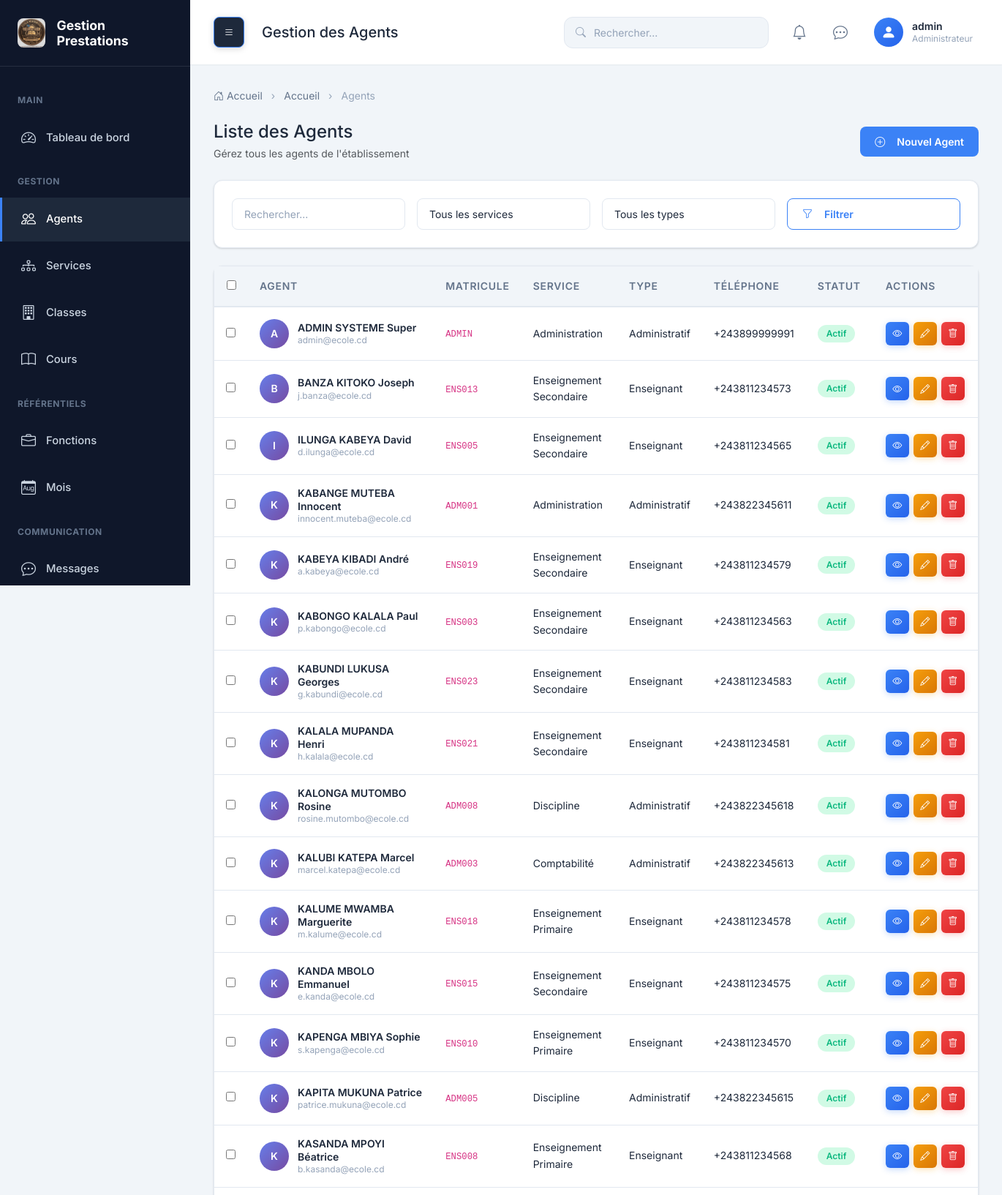
The app's page /agents/ (signed in, upper part) with its own data.
### prestation/models.py (models this page shows, shortened)
class Utilisateur(models.Model):
    ROLE_CHOICES = (
        ('ADMIN', 'Administrateur'),
        ('SECRETAIRE', 'Secrétaire'),
        ('ENSEIGNANT', 'Enseignant'),
        ('PREFET', 'Préfet de discipline'),
        ('SURVEILLANT', 'Surveillant'),
    )
    user = models.OneToOneField(
        User,
        on_delete=models.CASCADE,
        related_name='utilisateur'
    )
    agent = models.OneToOneField(
        Agent,
        on_delete=models.CASCADE,
        related_name='utilisateur'
    )
    role = models.CharField(
        max_length=20,
        choices=ROLE_CHOICES
    )
    created_at = models.DateTimeField(auto_now_add=True)
    updated_at = models.DateTimeField(auto_now=True)
    must_change_password = models.BooleanField(
        default=True,
        help_text='Indique si l\'utilisateur doit changer son mot de passe à la prochaine connexion'
    )
    class Meta:
        ordering = ['user__username']
        verbose_name = 'Utilisateur'
        verbose_name_plural = 'Utilisateurs'
        indexes = [
            models.Index(fields=['role']),
        ]

class Agent(models.Model):
    SEXE_CHOICES = (
        ('M', 'Masculin'),
        ('F', 'Féminin'),
    )
    TYPE_AGENT = (
        ('ENSEIGNANT', 'Enseignant'),
        ('ADMINISTRATIF', 'Administratif'),
        ('DISCIPLINE', 'Préfet de discipline'),
    )
    matricule_validator = RegexValidator(
        regex=r'^[A-Z0-9]{3,20}$',
        message='Le matricule doit contenir 3 à 20 caractères alphanumériques en majuscules.'
    )
    phone_validator = RegexValidator(
        regex=r'^\+?1?\d{9,15}$',
        message='Numéro de téléphone invalide. Format attendu: +243XXXXXXXXX'
    )
    matricule = models.CharField(
        max_length=20,
        unique=True,
        validators=[matricule_validator]
    )
    nom = models.CharField(max_length=100)
    postnom = models.CharField(max_length=100)
    prenom = models.CharField(max_length=100)
    sexe = models.CharField(max_length=10, choices=SEXE_CHOICES)
    telephone = models.CharField(
        max_length=20,
        validators=[phone_validator]
    )
    email = models.EmailField()
    adresse = models.CharField(max_length=255)
    photo = models.ImageField(upload_to='agents/', blank=True, null=True)
    type_agent = models.CharField(
        max_length=20,
        choices=TYPE_AGENT
    )
    etat = models.BooleanField(default=True)
    service = models.ForeignKey(
        Service,
        on_delete=models.PROTECT,
        related_name="agents"
    )
    date_naissance = models.DateField(null=True, blank=True)
    lieu_naissance = models.CharField(max_length=100, blank=True)
    nationalite = models.CharField(max_length=50, default='Congolaise')
    province_origine = models.CharField(max_length=100, blank=True)
    territoire_origine = models.CharField(max_length=100, blank=True)
    secteur = models.CharField(max_length=100, blank=True)
    groupement = models.CharField(max_length=100, blank=True)
    village_origine = models.CharField(max_length=100, blank=True)
    created_at = models.DateTimeField(auto_now_add=True)
    updated_at = models.DateTimeField(auto_now=True)
    class Meta:
        ordering = ['nom', 'postnom', 'prenom']
        verbose_name = 'Agent'
        verbose_name_plural = 'Agents'
        indexes = [
            models.Index(fields=['matricule']),
            models.Index(fields=['type_agent']),
            models.Index(fields=['service']),
        ]
        constraints = [
            models.UniqueConstraint(
                fields=['email'],
                name='unique_agent_email'
            ),
        ]
    def nom_complet(self):
        return f"{self.nom} {self.postnom} {self.prenom}"

class Service(models.Model):
    nom = models.CharField(max_length=100, unique=True)
    description = models.TextField(blank=True)
    created_at = models.DateTimeField(auto_now_add=True)
    updated_at = models.DateTimeField(auto_now=True)
    class Meta:
        ordering = ['nom']
        verbose_name = 'Service'
        verbose_name_plural = 'Services'
        indexes = [
            models.Index(fields=['nom']),
        ]

### prestation/views.py (the view)
# urls.py: path('agents/', views.agents_list, name='agents'),
@login_required
def agents_list(request):
    return render(request, 'agents/index.html', {'agents': Agent.objects.select_related('service').all()})

### prestation/templates/agents/index.html (shortened to what this page needs)
{% extends 'base.html' %}
{% load static %}
{% block page_title %}Gestion des Agents{% endblock %}
{% block breadcrumb %}
<li class="breadcrumb-item"><a href="{% url 'dashboard' %}">Accueil</a></li>
<li class="breadcrumb-item active" aria-current="page">Agents</li>
{% endblock %}
{% block content %}
<div class="d-flex justify-content-between align-items-center mb-4">
    <div>
        <h4 class="mb-1">Liste des Agents</h4>
        <p class="text-muted mb-0">Gérez tous les agents de l'établissement</p>
    </div>
    <a href="{% url 'agent_create' %}" class="btn btn-primary">
        <i class="bi bi-plus-circle me-2"></i>Nouvel Agent
    </a>
</div>
<div class="card mb-4">
    <div class="card-body">
        <div class="row g-3">
            <div class="col-md-3">
                <input type="text" class="form-control" placeholder="Rechercher...">
            </div>
            <div class="col-md-3">
                <select class="form-select">
                    <option value="">Tous les services</option>
                </select>
            </div>
            <div class="col-md-3">
                <select class="form-select">
                    <option value="">Tous les types</option>
                </select>
            </div>
            <div class="col-md-3">
                <button class="btn btn-outline w-100">
                    <i class="bi bi-funnel me-2"></i>Filtrer
                </button>
            </div>
        </div>
    </div>
</div>
<div class="card">
    <div class="card-body p-0">
        <div class="table-responsive">
            <table class="table table-hover mb-0 datatable">
                <thead>
                    <tr>
                        <th style="width: 5%; text-align: center;"><input type="checkbox" class="select-all" data-target="agent"></th>
                        <th style="width: 25%;">Agent</th>
                        <th style="width: 10%;">Matricule</th>
                        <th style="width: 15%;">Service</th>
                        <th style="width: 10%;">Type</th>
                        <th style="width: 10%;">Téléphone</th>
                        <th style="width: 10%;">Statut</th>
                        <th style="width: 15%;">Actions</th>
                    </tr>
                </thead>
                <tbody>
                    {% for agent in agents %}
                    <tr>
                        <td><input type="checkbox" class="checkbox-agent"></td>
                        <td>
                            <div class="user-info">
                                {% if agent.photo %}
                                <img src="{{ agent.photo.url }}" alt="{{ agent.nom }}" class="avatar">
                                {% else %}
                                <div class="avatar-placeholder">{{ agent.nom|first|upper }}</div>
                                {% endif %}
                                <div>
                                    <div class="name">{{ agent.nom_complet }}</div>
                                    <div class="email">{{ agent.email }}</div>
                                </div>
                            </div>
                        </td>
                        <td><code>{{ agent.matricule }}</code></td>
                        <td>{{ agent.service.nom }}</td>
                        <td>{{ agent.get_type_agent_display }}</td>
                        <td>{{ agent.telephone }}</td>
                        <td>
                            {% if agent.etat %}
                            <span class="badge badge-success">Actif</span>
                            {% else %}
                            <span class="badge badge-danger">Inactif</span>
                            {% endif %}
                        </td>
                        <td>
                            <div class="action-buttons">
                                <a href="{% url 'agent_show' agent.id %}" class="action-btn action-btn-view" title="Consulter">
                                    <i class="bi bi-eye"></i>
                                </a>
                                <a href="{% url 'agent_edit' agent.id %}" class="action-btn action-btn-edit" title="Modifier">
                                    <i class="bi bi-pencil"></i>
                                </a>
                                <button class="action-btn action-btn-delete btn-delete" data-url="{% url 'agent_delete' agent.id %}" data-name="{{ agent.nom_complet|escapejs }}" title="Supprimer">
                                    <i class="bi bi-trash"></i>
                                </button>
                            </div>
                        </td>
                    </tr>
                    {% endfor %}
                </tbody>
            </table>
        </div>
    </div>
</div>
{% endblock %}

### prestation/templates/base.html (shortened to what this page needs)
{% load static %}
<!DOCTYPE html>
<html lang="fr">
<head>
    <link href="https://cdnjs.cloudflare.com/ajax/libs/bootstrap/5.3.2/css/bootstrap.min.css" rel="stylesheet">
    <link href="https://cdnjs.cloudflare.com/ajax/libs/bootstrap-icons/1.11.1/font/bootstrap-icons.min.css" rel="stylesheet">
    <link href="{% static 'css/style.css' %}" rel="stylesheet">
</head>
<body>
    {% if user.is_authenticated %}
    <div class="wrapper">
        <aside class="sidebar" id="sidebar">
            <div class="sidebar-brand">
                <img src="{% static 'images/logo.png' %}" alt="Logo" onerror="this.style.display='none'">
                <h4>Gestion Prestations</h4>
            </div>
            <ul class="sidebar-menu">
                <li class="menu-header">Main</li>
                <li>
                    <a href="{% url 'dashboard' %}" class="{% if request.path == '/' or request.path == '/dashboard/' %}active{% endif %}">
                        <i class="bi bi-speedometer2"></i>
                        <span>Tableau de bord</span>
                    </a>
                </li>
                <li class="menu-header">Gestion</li>
                <li>
                    <a href="{% url 'agents' %}" class="{% if 'agents' in request.path %}active{% endif %}">
                        <i class="bi bi-people"></i>
                        <span>Agents</span>
                    </a>
                </li>
                <li>
                    <a href="{% url 'services' %}" class="{% if 'services' in request.path %}active{% endif %}">
                        <i class="bi bi-diagram-3"></i>
                        <span>Services</span>
                    </a>
                </li>
                <li>
                    <a href="{% url 'classes' %}" class="{% if 'classes' in request.path %}active{% endif %}">
                        <i class="bi bi-building"></i>
                        <span>Classes</span>
                    </a>
                </li>
                <li>
                    <a href="{% url 'cours' %}" class="{% if 'cours' in request.path %}active{% endif %}">
                        <i class="bi bi-book"></i>
                        <span>Cours</span>
                    </a>
                </li>
                <li class="menu-header">Référentiels</li>
                <li>
                    <a href="{% url 'fonctions' %}" class="{% if 'fonctions' in request.path %}active{% endif %}">
                        <i class="bi bi-briefcase"></i>
                        <span>Fonctions</span>
                    </a>
                </li>
                <li>
                    <a href="{% url 'mois' %}" class="{% if 'mois' in request.path %}active{% endif %}">
                        <i class="bi bi-calendar-month"></i>
                        <span>Mois</span>
                    </a>
                </li>
                <li class="menu-header">Communication</li>
                <li>
                    <a href="{% url 'messages' %}" class="{% if 'messages' in request.path %}active{% endif %}">
                        <i class="bi bi-chat-dots"></i>
                        <span>Messages</span>
                    </a>
                </li>
            </ul>
        </aside>
        <main class="main-content">
            <nav class="navbar">
                <div class="navbar-left">
                    <button class="navbar-toggle-desktop" id="sidebarToggle" title="Afficher/masquer le menu">
                        <i class="bi bi-list"></i>
                    </button>
                    <h5 class="mb-0">{% block page_title %}Tableau de bord{% endblock %}</h5>
                </div>
                <div class="navbar-right">
                    <div class="navbar-search">
                        <i class="bi bi-search"></i>
                        <input type="text" class="form-control" placeholder="Rechercher...">
                    </div>
                    <div class="navbar-actions">
                        <a href="{% url 'notifications' %}" class="navbar-action" title="Notifications">
                            <i class="bi bi-bell"></i>
                        </a>
                        <a href="{% url 'messages' %}" class="navbar-action" title="Messages">
                            <i class="bi bi-chat-dots"></i>
                        </a>
                        <div class="navbar-user" id="userDropdown">
                            {% if user.utilisateur.agent.photo %}
                                <img src="{{ user.utilisateur.agent.photo.url }}" alt="{{ user.username }}">
                            {% else %}
                                <div class="navbar-user-avatar">
                                    <i class="bi bi-person-fill"></i>
                                </div>
                            {% endif %}
                            <div class="navbar-user-info">
                                <div class="navbar-user-name">{{ user.username }}</div>
                                <div class="navbar-user-role">{{ user.utilisateur.get_role_display }}</div>
                            </div>
                        </div>
                    </div>
                </div>
            </nav>
            <div class="content-area">
                <nav aria-label="breadcrumb">
                    <ol class="breadcrumb">
                        <li class="breadcrumb-item"><a href="{% url 'dashboard' %}"><i class="bi bi-house-door"></i> Accueil</a></li>
                        {% block breadcrumb %}{% endblock %}
                    </ol>
                </nav>
                {% block content %}{% endblock %}
            </div>
        </main>
    </div>
    {% else %}
        {% block auth_content %}{% endblock %}
    {% endif %}
</body>
</html>

### records on screen
Agent: nom|first "A", nom_complet "ADMIN SYSTEME Super", email "admin@ecole.cd", matricule "ADMIN", service.nom "Administration", type_agent "Administratif", telephone "+243899999991", etat "Actif"
Agent: nom|first "B", nom_complet "BANZA KITOKO Joseph", email "j.banza@ecole.cd", matricule "ENS013", service.nom "Enseignement Secondaire", type_agent "Enseignant", telephone "+243811234573", etat "Actif"
Agent: nom|first "I", nom_complet "ILUNGA KABEYA David", email "d.ilunga@ecole.cd", matricule "ENS005", service.nom "Enseignement Secondaire", type_agent "Enseignant", telephone "+243811234565", etat "Actif"
Agent: nom|first "K", nom_complet "KABANGE MUTEBA Innocent", email "innocent.muteba@ecole.cd", matricule "ADM001", service.nom "Administration", type_agent "Administratif", telephone "+243822345611", etat "Actif"
Agent: nom|first "K", nom_complet "KABEYA KIBADI André", email "a.kabeya@ecole.cd", matricule "ENS019", service.nom "Enseignement Secondaire", type_agent "Enseignant", telephone "+243811234579", etat "Actif"
Agent: nom|first "K", nom_complet "KABONGO KALALA Paul", email "p.kabongo@ecole.cd", matricule "ENS003", service.nom "Enseignement Secondaire", type_agent "Enseignant", telephone "+243811234563", etat "Actif"
Agent: nom|first "K", nom_complet "KABUNDI LUKUSA Georges", email "g.kabundi@ecole.cd", matricule "ENS023", service.nom "Enseignement Secondaire", type_agent "Enseignant", telephone "+243811234583", etat "Actif"
Agent: nom|first "K", nom_complet "KALALA MUPANDA Henri", email "h.kalala@ecole.cd", matricule "ENS021", service.nom "Enseignement Secondaire", type_agent "Enseignant", telephone "+243811234581", etat "Actif"
Agent: nom|first "K", nom_complet "KALONGA MUTOMBO Rosine", email "rosine.mutombo@ecole.cd", matricule "ADM008", service.nom "Discipline", type_agent "Administratif", telephone "+243822345618", etat "Actif"
Agent: nom|first "K", nom_complet "KALUBI KATEPA Marcel", email "marcel.katepa@ecole.cd", matricule "ADM003", service.nom "Comptabilité", type_agent "Administratif", telephone "+243822345613", etat "Actif"
Agent: nom|first "K", nom_complet "KALUME MWAMBA Marguerite", email "m.kalume@ecole.cd", matricule "ENS018", service.nom "Enseignement Primaire", type_agent "Enseignant", telephone "+243811234578", etat "Actif"
Agent: nom|first "K", nom_complet "KANDA MBOLO Emmanuel", email "e.kanda@ecole.cd", matricule "ENS015", service.nom "Enseignement Secondaire", type_agent "Enseignant", telephone "+243811234575", etat "Actif"
Agent: nom|first "K", nom_complet "KAPENGA MBIYA Sophie", email "s.kapenga@ecole.cd", matricule "ENS010", service.nom "Enseignement Primaire", type_agent "Enseignant", telephone "+243811234570", etat "Actif"
Agent: nom|first "K", nom_complet "KAPITA MUKUNA Patrice", email "patrice.mukuna@ecole.cd", matricule "ADM005", service.nom "Discipline", type_agent "Administratif", telephone "+243822345615", etat "Actif"
Agent: nom|first "K", nom_complet "KASANDA MPOYI Béatrice", email "b.kasanda@ecole.cd", matricule "ENS008", service.nom "Enseignement Primaire", type_agent "Enseignant", telephone "+243811234568", etat "Actif"

### other values on screen
{{ user.username }} "admin"
{{ user.utilisateur.get_role_display }} "Administrateur"
